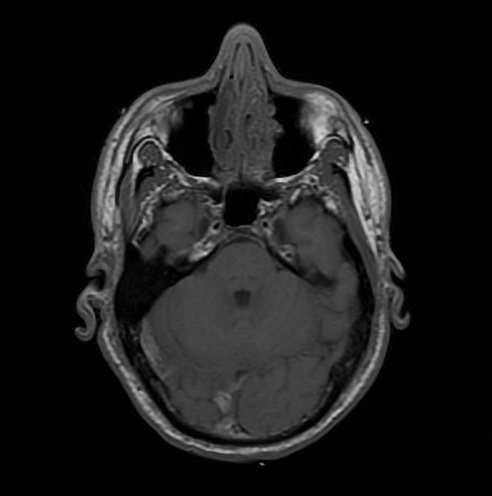
#> input picture Algorithms/filtering/vhuman_T1.png, 492 x 496 px, found by its file name
$ jupyter execute --allow-errors 'MIA code notes.ipynb'   (older library calls are emulated)
#> lines starting #> are read from the running program, lines starting #| are printed output that depends on the picture
# $$MIA \quad notes$$
Pablo Laso Mielgo

---

# Image Filters
 * **Spatial Domain** (pixels) --> convolution with a mask/kernel (sliding a filter window over an image).
 * **Frequency Domain** (FT).

 $\rightarrow$ Designed to either remove a type of
noise or to enhance certain aspects of the image, by means of a **mask**, i.e., a two-dimensional
square window, that moves across the image affecting only one pixel at a
time. Each number in the filter is known as a coefficient. Yields a mask-sized matrix reduced to a number by a math operation that depends on the type of filter used. <p>
$\rightarrow$ A portion of the filter will lie outside, so we create pixel values outside the boundary in a process called **padding** [constant,
reflect, nearest, mirror, wrap].

### Nonlinear Filters *
\* (except mean filter)

### Mean
$\checkmark \quad$ Removes noise <br>
$\checkmark \quad$ Brightens <br>
$X\quad$ Blurring <br>
$X\quad$ Reduces spatial resolution

[cell 1]
import cv2
import numpy as np
import scipy.ndimage
from PIL import Image

im_in= r'C:\Users\pablo\Downloads\to be erased/ultrasound_muscle.png'
im_out= r'C:\Users\pablo\Downloads\to be erased/mean_output.png'

# Opening the image using cv2.
a = cv2.imread(im_in)
# Converting the image to grayscale.
#> (the rest of this cell did not finish here and is left out)

[cell 2]
import imageio
import matplotlib.pyplot as plt
fig, axes = plt.subplots(nrows=1, ncols=2)
#> (the rest of this cell did not finish here and is left out)

---

### Median
$\checkmark \quad$ Eliminates **salt-and-pepper** noise (black-and-white dots).

[cell 3]
'''import cv2
import numpy as np
import scipy.ndimage'''

im_in= r'C:\Users\pablo\Downloads\to be erased/ct_saltandpepper.png'
mean_out= r'C:\Users\pablo\Downloads\to be erased/mean_output.png'

# Opening the image using cv2.
a = cv2.imread(im_in)
# Converting the image to grayscale.
#> (the rest of this cell did not finish here and is left out)

[cell 4]
'''import cv2
import numpy as np
import scipy.ndimage'''

im_in= r'C:\Users\pablo\Downloads\to be erased/ct_saltandpepper.png'
median_out= r'C:\Users\pablo\Downloads\to be erased/median_output.png'

# Opening the image using cv2.
a = cv2.imread(im_in)
# Converting the image to grayscale.
#> (the rest of this cell did not finish here and is left out)

[cell 5]
import imageio
import matplotlib.pyplot as plt
fig, axes = plt.subplots(nrows=1, ncols=3)
#> (the rest of this cell did not finish here and is left out)

---

### Min & Max
* Takes (minimum) value, now as half-way value. $\quad \rightarrow \quad$ Now the minimum (darkest value) is just a mid-range grey value (darkest vaue is now much more darker so, image in general in now much more darker). <p>
$\checkmark \quad$ Image gets (darker).

[cell 6]
'''import cv2
import scipy.ndimage

import imageio
import matplotlib.pyplot as plt'''

im_in= r'C:\Users\pablo\Downloads\to be erased/wave.png'
min_out= r'C:\Users\pablo\Downloads\to be erased/min_output.png'
max_out= r'C:\Users\pablo\Downloads\to be erased/max_output.png'

# opening the image and converting it to grayscale
a = cv2.imread(im_in)

# performing minimum filter
b = scipy.ndimage.filters.minimum_filter(a, size=5)
# saving b as mino.png
cv2.imwrite(min_out, b)

# performing maximum filter
b = scipy.ndimage.filters.maximum_filter(a, size=5)
# saving b as mino.png
cv2.imwrite(max_out, b)

fig, axes = plt.subplots(nrows=1, ncols=3)
#> (the rest of this cell did not finish here and is left out)

---

## Derivative filters:
### First Derivative Filters

#### Sobel and Prewitt
* Noise enhancement (Prewitt > Sobel, since Sobel weights higher central pixels, thus avoiding blurring). <p>
$\checkmark \quad$ Edge detection.

#### Canny
* **Gaussian** (not implemented $\rightarrow$ [GaussianBlur()](https://docs.opencv.org/master/d4/d86/group__imgproc__filter.html#gaabe8c836e97159a9193fb0b11ac52cf1)).
* set **variance** in each axis (introduces noise).
* finds **ridges** (maximums in derivative).
* **thresholds** for classifing pixels in weak (between th_min and th_max) and strong (above th_max) edge pixels.
    * Increasing th_max will make for less strong edge pixels to be connected and, therefore, less connections and less edges detected.
    * Decreasing th_min will make for more weak edge pixels to be connected and, therefore, more connections and more edges detected.
* *connect* weak and strong edge pixels. A high **variance** value will make edges to intensify edge-connections (less edges detected), whereas a low value will make a lot of connections, while increasing noise, too, however.<p>
$\checkmark \quad$ Edge detection. <br>
$X \quad$ Computationally expensive.

[cell 7]
'''import cv2
from scipy import ndimage'''
from skimage import filters

im_in= r'C:\Users\pablo\Downloads\to be erased/cir.png'
sobel_out= r'C:\Users\pablo\Downloads\to be erased/sobel_output.png'
prewitt_out= r'C:\Users\pablo\Downloads\to be erased/prewitt_output.png'
canny_out= r'C:\Users\pablo\Downloads\to be erased/canny_output.png'

# Opening the image.
a = cv2.imread(im_in)
# Converting a to grayscale .
#> (the rest of this cell did not finish here and is left out)

---

## Linear Filters *
\* (Mean filter missing)

## Derivative filters
### Second derivative
#### Laplacian
$\checkmark \quad $Edge detection.<br>
$X \quad $Noise enhanced in first derivative. <br>
$X \quad $Noise intensified in second derivative.

#### Laplacian of Gaussian (LoG)
$\checkmark \quad $Edge detection. <br>
$X \quad $Noise enhanced in first derivative. <br>
$X \quad $Computationally expensive.

[cell 8]
import cv2
import scipy.ndimage

im_in= r'C:\Users\pablo\Downloads\to be erased/vhuman_t1.png' #r'C:\Users\pablo\Downloads\to be erased/imagefor_laplacian.png'
laplacian_out= r'C:\Users\pablo\Downloads\to be erased/Laplacian_out.png'
laplacianGaussian_out= r'C:\Users\pablo\Downloads\to be erased/LaplacianGaussian_out.png'

# Opening the image.
a = cv2.imread(im_in)
#> a is the input picture: shape (496, 492, 3); mean B, G, R 26.6, 26.6, 26.6
# Performing Laplacian filter.
b = scipy.ndimage.filters.laplace(a,mode='reflect')
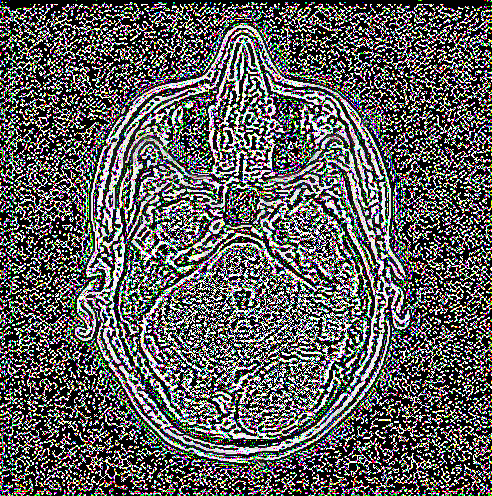
#> b: shape (496, 492, 3); mean B, G, R 92.9, 94.1, 94.8
cv2.imwrite(laplacian_out,b)

# Opening the image.
a = cv2.imread(im_in)
# Performing Laplacian filter.
b = scipy.ndimage.filters.gaussian_laplace(a,sigma=1 ,mode='reflect')
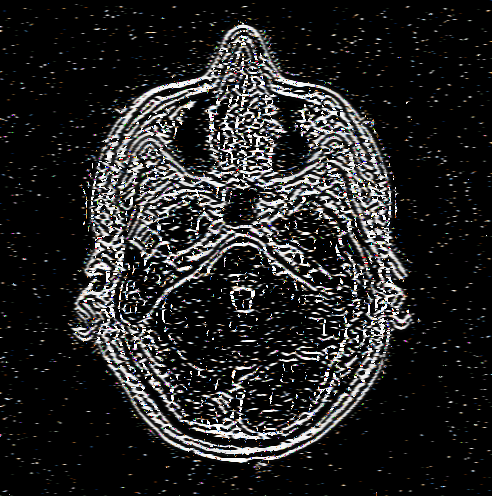
#> b: shape (496, 492, 3); mean B, G, R 36.3, 36.4, 36.4
cv2.imwrite(laplacianGaussian_out,b)

fig, axes = plt.subplots(nrows=1, ncols=3)
im1 = imageio.imread(im_in)
im2 = imageio.imread(laplacian_out)
im3 = imageio.imread(laplacianGaussian_out)
axes[0].imshow(im1, cmap='gray')
axes[1].imshow(im2, cmap='gray')
axes[2].imshow(im3, cmap='gray')
axes[0].axis('off')
axes[1].axis('off')
axes[2].axis('off')
plt.show()
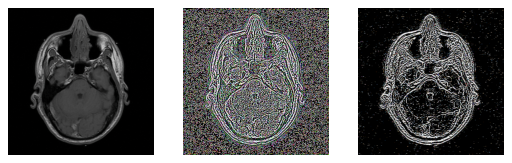
#> figure drawn by matplotlib, 3 panels

$ run again, with Filters & Image_Enhancement/Enhancement/sample images/Brain.tif saved as Algorithms/filtering/vhuman_T1.png
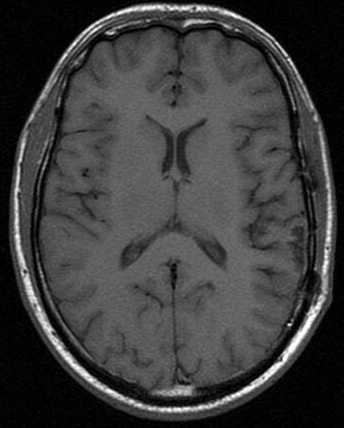
#> input picture Filters & Image_Enhancement/Enhancement/sample images/Brain.tif, 344 x 428 px, found by its file name
#> a is the input picture: shape (428, 344, 3); min 0, max 255, mean 61.1
#> `b = scipy.ndimage.filters.gaussian_laplace(a,sigma=1 ,mode='reflect')`:
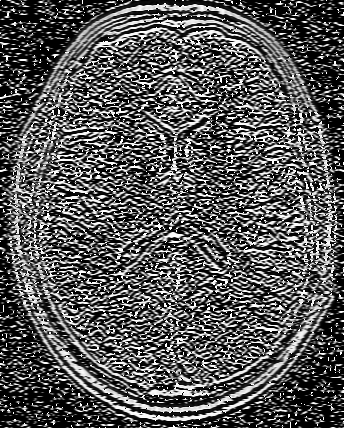
#> b: shape (428, 344, 3); min 0, max 255, mean 87.8
#> `plt.show()`:
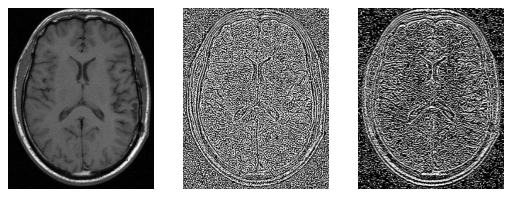
#> figure drawn by matplotlib, 3 panels
